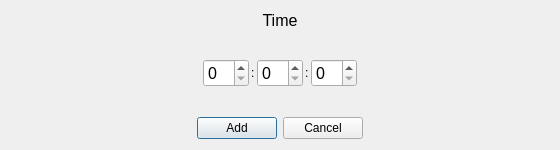
<?xml version="1.0" encoding="UTF-8"?>
<ui version="4.0">
 <class>addWatchedDialog</class>
 <widget class="QDialog" name="addWatchedDialog">
  <property name="geometry">
   <rect>
    <x>0</x>
    <y>0</y>
    <width>560</width>
    <height>150</height>
   </rect>
  </property>
  <property name="windowTitle">
   <string>Add Watched Time</string>
  </property>
  <layout class="QVBoxLayout" name="verticalLayout_2" stretch="0,0,0">
   <item>
    <widget class="QLabel" name="label">
     <property name="font">
      <font>
       <pointsize>12</pointsize>
      </font>
     </property>
     <property name="text">
      <string>Time</string>
     </property>
     <property name="alignment">
      <set>Qt::AlignCenter</set>
     </property>
    </widget>
   </item>
   <item>
    <widget class="QFrame" name="frame">
     <property name="sizePolicy">
      <sizepolicy hsizetype="Preferred" vsizetype="Expanding">
       <horstretch>0</horstretch>
       <verstretch>0</verstretch>
      </sizepolicy>
     </property>
     <property name="frameShape">
      <enum>QFrame::NoFrame</enum>
     </property>
     <property name="frameShadow">
      <enum>QFrame::Plain</enum>
     </property>
     <property name="lineWidth">
      <number>0</number>
     </property>
     <layout class="QHBoxLayout" name="horizontalLayout">
      <property name="leftMargin">
       <number>0</number>
      </property>
      <property name="topMargin">
       <number>0</number>
      </property>
      <property name="rightMargin">
       <number>0</number>
      </property>
      <property name="bottomMargin">
       <number>0</number>
      </property>
      <item>
       <layout class="QHBoxLayout" name="TopLayout">
        <property name="spacing">
         <number>2</number>
        </property>
        <item>
         <spacer name="horizontalSpacer">
          <property name="orientation">
           <enum>Qt::Horizontal</enum>
          </property>
          <property name="sizeHint" stdset="0">
           <size>
            <width>40</width>
            <height>20</height>
           </size>
          </property>
         </spacer>
        </item>
        <item>
         <widget class="QSpinBox" name="HH">
          <property name="sizePolicy">
           <sizepolicy hsizetype="Minimum" vsizetype="Fixed">
            <horstretch>0</horstretch>
            <verstretch>0</verstretch>
           </sizepolicy>
          </property>
          <property name="font">
           <font>
            <pointsize>12</pointsize>
            <bold>false</bold>
           </font>
          </property>
          <property name="focusPolicy">
           <enum>Qt::WheelFocus</enum>
          </property>
          <property name="alignment">
           <set>Qt::AlignLeading|Qt::AlignLeft|Qt::AlignVCenter</set>
          </property>
          <property name="minimum">
           <number>0</number>
          </property>
          <property name="maximum">
           <number>60</number>
          </property>
          <property name="value">
           <number>0</number>
          </property>
         </widget>
        </item>
        <item>
         <widget class="QLabel" name="label_2">
          <property name="sizePolicy">
           <sizepolicy hsizetype="Preferred" vsizetype="Fixed">
            <horstretch>0</horstretch>
            <verstretch>0</verstretch>
           </sizepolicy>
          </property>
          <property name="text">
           <string>:</string>
          </property>
         </widget>
        </item>
        <item>
         <widget class="QSpinBox" name="MM">
          <property name="font">
           <font>
            <pointsize>12</pointsize>
           </font>
          </property>
          <property name="focusPolicy">
           <enum>Qt::WheelFocus</enum>
          </property>
          <property name="maximum">
           <number>60</number>
          </property>
         </widget>
        </item>
        <item>
         <widget class="QLabel" name="label_3">
          <property name="sizePolicy">
           <sizepolicy hsizetype="Preferred" vsizetype="Fixed">
            <horstretch>0</horstretch>
            <verstretch>0</verstretch>
           </sizepolicy>
          </property>
          <property name="text">
           <string>:</string>
          </property>
         </widget>
        </item>
        <item>
         <widget class="QSpinBox" name="SS">
          <property name="font">
           <font>
            <pointsize>12</pointsize>
           </font>
          </property>
          <property name="focusPolicy">
           <enum>Qt::WheelFocus</enum>
          </property>
          <property name="buttonSymbols">
           <enum>QAbstractSpinBox::UpDownArrows</enum>
          </property>
          <property name="maximum">
           <number>60</number>
          </property>
         </widget>
        </item>
        <item>
         <spacer name="horizontalSpacer_2">
          <property name="orientation">
           <enum>Qt::Horizontal</enum>
          </property>
          <property name="sizeHint" stdset="0">
           <size>
            <width>40</width>
            <height>20</height>
           </size>
          </property>
         </spacer>
        </item>
       </layout>
      </item>
     </layout>
    </widget>
   </item>
   <item>
    <layout class="QHBoxLayout" name="Buttons">
     <item>
      <spacer name="horizontalSpacer_3">
       <property name="orientation">
        <enum>Qt::Horizontal</enum>
       </property>
       <property name="sizeHint" stdset="0">
        <size>
         <width>40</width>
         <height>20</height>
        </size>
       </property>
      </spacer>
     </item>
     <item>
      <widget class="QPushButton" name="Addbtn">
       <property name="sizePolicy">
        <sizepolicy hsizetype="Fixed" vsizetype="Fixed">
         <horstretch>0</horstretch>
         <verstretch>0</verstretch>
        </sizepolicy>
       </property>
       <property name="text">
        <string>Add</string>
       </property>
      </widget>
     </item>
     <item>
      <widget class="QPushButton" name="CancelBtn">
       <property name="sizePolicy">
        <sizepolicy hsizetype="Fixed" vsizetype="Fixed">
         <horstretch>0</horstretch>
         <verstretch>0</verstretch>
        </sizepolicy>
       </property>
       <property name="text">
        <string>Cancel</string>
       </property>
      </widget>
     </item>
     <item>
      <spacer name="horizontalSpacer_4">
       <property name="orientation">
        <enum>Qt::Horizontal</enum>
       </property>
       <property name="sizeHint" stdset="0">
        <size>
         <width>40</width>
         <height>20</height>
        </size>
       </property>
      </spacer>
     </item>
    </layout>
   </item>
  </layout>
 </widget>
 <resources/>
 <connections/>
</ui>
